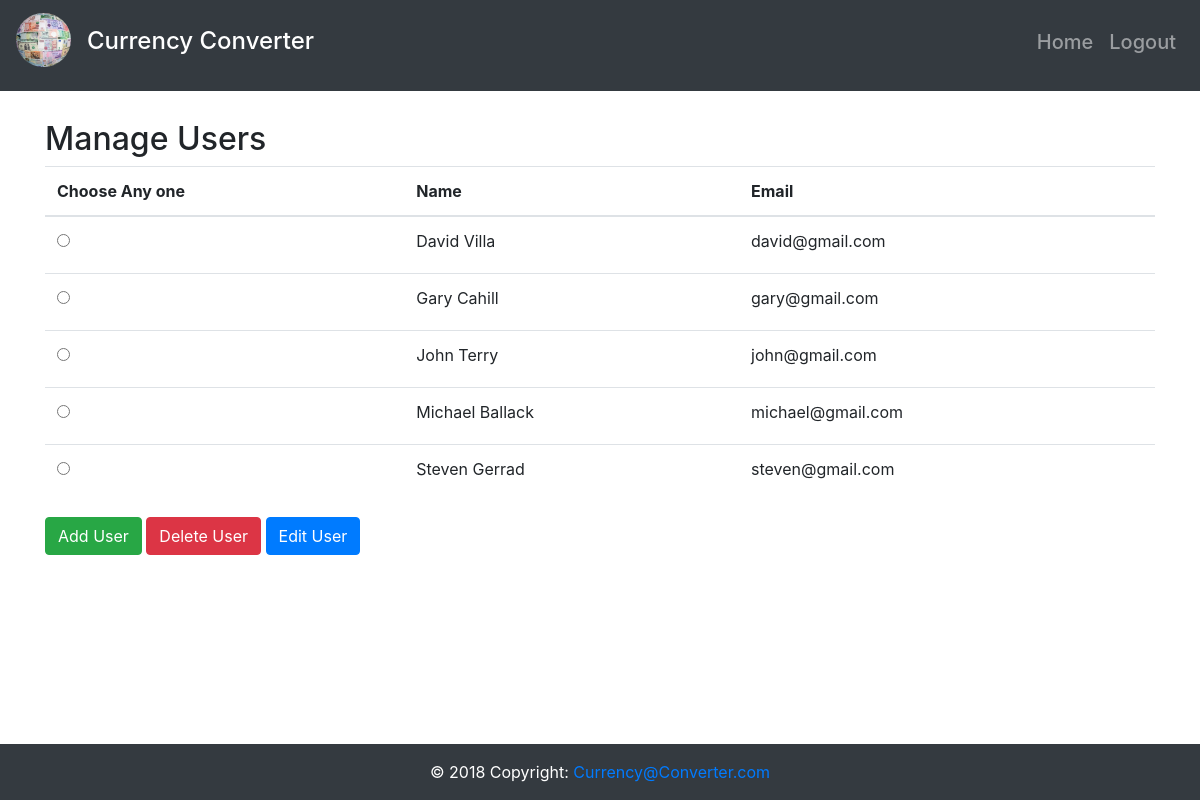
Page /Code/php/manageUser.php on the committed database.
### tables this page shows
create table Person (
name varchar(50),
email varchar(50),
password varchar(200),
DOB date,
contact varchar(10),
address varchar(50),
userType varchar(20),
PRIMARY KEY(email)
);

### Code/php/manageUser.php (the view, shortened to what this page needs)
<?php
$servername="localhost";
$db="currencyfluctuation";
  $user = "root";
  $pass="root";
$connection = mysqli_connect($servername,$user,$pass,$db);
?>
      <!DOCTYPE html>
      <html>
      <head>
      <link rel="stylesheet" href="https://maxcdn.bootstrapcdn.com/bootstrap/4.0.0-beta.2/css/bootstrap.min.css">
      <link rel="stylesheet" type="text/css" href="../css/index.css">
      </head>
      <body>
      <nav class="navbar fixed-top navbar-expand-lg navbar-dark bg-dark">
      	<figure class="logo"><img class="rounded-circle" src="../images/logo.jpeg" width="55" height="55" alt="logo" id="logo"></figure>
          <a class="navbar-brand" href="#"><h4 id="heading">Currency Converter</h4></a>
              <div class="collapse navbar-collapse justify-content-end" id="navbarContent">
                  <div class="navbar-nav">
                      <a class="nav-item nav-link" href="index.php"><b><h5>Home</h5></b></a>
                      <a class="nav-item nav-link" href=""><b><h5>Logout</h5></b></a>
                  </div>
              </div>
      </nav>
      <div class="container mt-md" id="">
        <h2>Manage Users</h2>
        </div>
        <div class="container">
          <div class="row">
              <div class="col-sm-12">
  <?php
  $sql="SELECT name, email FROM person where userType='end_user'";
  $imagequery_run = $connection->query($sql);
  $result = mysqli_query($connection, $sql);
  echo '<form action="manageUser.php" method="post">';
  if ($imagequery_run) {
            echo '<table class="table container">';
      echo '<thead>';
      echo '<tr>';
      echo '<th scope="col">Choose Any one</th>';
      echo '<th scope="col">Name</th>';
      echo '<th scope="col">Email</th>';
      echo '</tr>';
      echo '</thead>';
      echo '<tbody>';
    while($row = $result->fetch_assoc())
    {
      echo '<tr>';
      echo '<td><div class="radio">';
      echo '<label><input type="radio" value="'.$row["email"].'" name="optradio"></label>';
      echo '</div></td>';
      echo '<td>'.$row["name"].'</td>';
      echo ' <td>'.$row["email"].'</td>';
      echo ' </tr>';
    }
      echo '</tbody>';
      echo '</table>';
  }
  else{
    echo "No User found";
  }
  ?>
              </div>
          </div>
  </div>
  <div class="container">
          <a class="btn btn-success" href="newUser.php" id="">Add User</a>
          <input type="submit" name="submit" class="btn btn-danger" value="Delete User">
          <input type="submit" name="edit" class="btn btn-primary" value="Edit User" href="editUser.php">
  </div>
  <footer id="footadmin">
          <div class="footer-copyright py-3 text-center bg-dark text-white">
          © 2018 Copyright:
          <a href="index.php"> Currency@Converter.com </a>
      </div>
  </footer>
    </body>
    </html>

### Code/css/index.css (style rules this page uses)
#heading { margin-left: 7%; }
#logo { padding-top: 2%; margin-top: 8%; }
.mt-md { margin-top: 10%; }
#footadmin { position: absolute; overflow: auto; right: 0; bottom: 0; left: 0; margin: 0px; padding: 0px; }

### rows in the picture
person: name "David Villa", email "david@gmail.com"
person: name "Gary Cahill", email "gary@gmail.com"
person: name "John Terry", email "john@gmail.com"
person: name "Michael Ballack", email "michael@gmail.com"
person: name "Steven Gerrad", email "steven@gmail.com"
